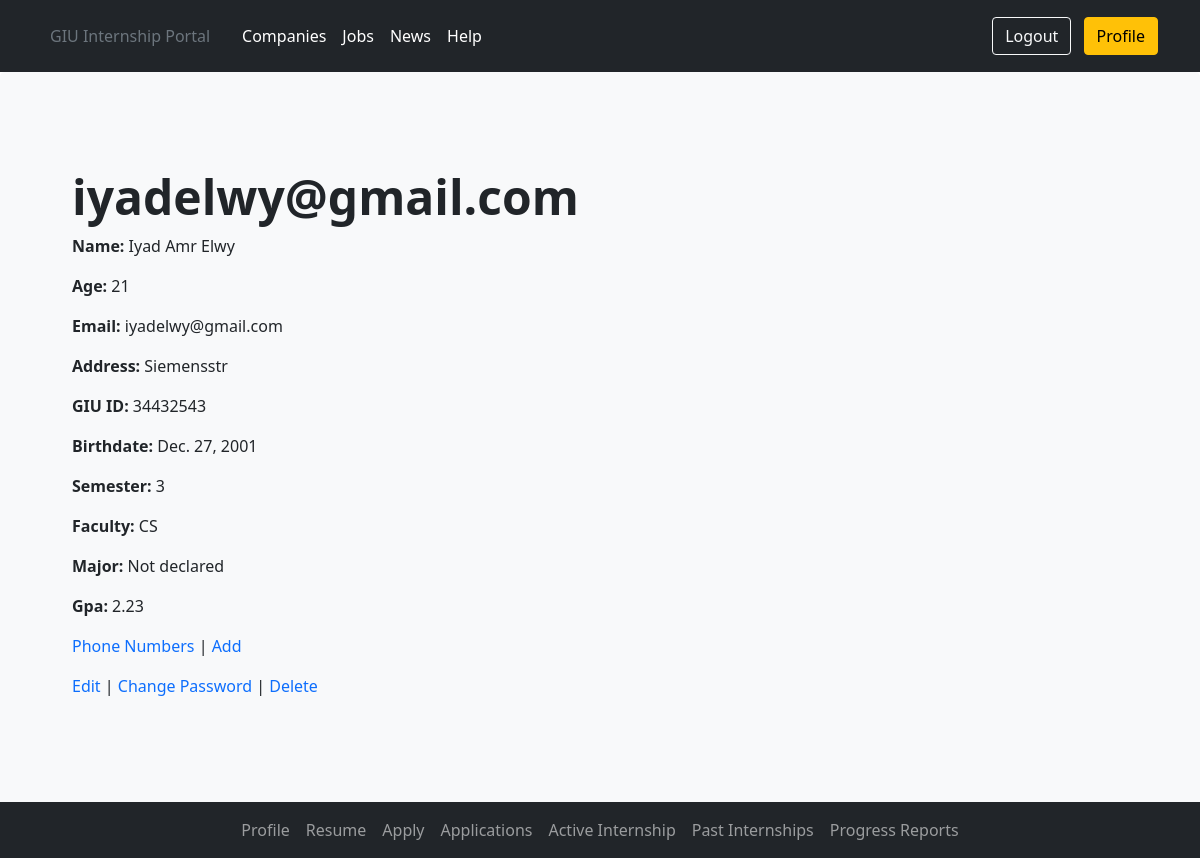
Screenshot of /users/student/42/ (signed in) with the database file from the repository.
### users/models.py (models this page shows, shortened)
class Student(models.Model):
    sem_choices = (
        (1, 1),
        (2, 2),
        (3, 3),
        (4, 4),
        (5, 5),
        (6, 6),
        (7, 7),
        (8, 8),
        (9, 9),
        (10, 10),
        (11, 11),
        (12, 12),
    )
    fac_choices = (
        ('Engineering', 'Engineering'),
        ('Computer Science', 'Computer Science'),
        ('Business', 'Business'),
        ('Design', 'Design'),
        ('Architecture', 'Architecture'),
        ('Biotechnology', 'Biotechnology'),
        ('Pharmaceutical', 'Pharmaceutical')
    )
    user = models.OneToOneField(User, on_delete=models.CASCADE, primary_key=True)
    middle_name = models.CharField(max_length=20)
    student_university_id = models.PositiveIntegerField()
    birthdate = models.DateField()
    semester = models.IntegerField(choices=sem_choices)
    faculty = models.CharField(max_length=20, choices=fac_choices)
    major = models.CharField(max_length=20)
    gpa = models.DecimalField(decimal_places=2, max_digits=3)
    student_address = models.CharField(max_length=10)
    has_cv = models.BooleanField(default=False, blank=True)
    cover_letter = models.TextField(max_length=1000, default='', blank=True)
    @property
    def age(self):
        return datetime.now().year - self.birthdate.year

class User(AbstractUser):
    is_student = models.BooleanField(default=False)
    is_employer = models.BooleanField(default=False)
    is_admin = models.BooleanField(default=False)
    is_faculty_representative = models.BooleanField(default=False)
    is_academic_advisor = models.BooleanField(default=False)
    is_career_office_coordinator = models.BooleanField(default=False)

### users/views.py (the view)
# urls.py: path('student/<int:pk>/', views.StudentProfileView.as_view(), name='student_profile'),
class StudentProfileView(LoginRequiredMixin, UserPassesTestMixin, DetailView):
    model = models.Student
    template_name = 'userprofiles/student_profile.html'
    context_object_name = 'student_profile_view'
    login_url = 'login'
    def test_func(self):
        return self.request.user.pk == self.get_object().pk

### templates/userprofiles/student_profile.html (shortened to what this page needs)
{% extends 'userprofiles/profile_base.html' %}
{% load static %}
{% block navitems %}
    <li class="nav-item">
        <a class="nav-link" href="{% url 'student_profile' student_profile_view.pk %}">Profile</a>
    </li>
    <li class="nav-item">
        <a class="nav-link" href="{% url 'resumehome' student_profile_view.user.pk %}">Resume</a>
    </li>
    <li class="nav-item">
        <a class="nav-link" href="{% url 'generic_job_view' %}">Apply</a>
    </li>
    <li class="nav-item">
        <a class="nav-link" href="{% url 'student_show_applications' student_profile_view.pk %}">Applications</a>
    </li>
    <li class="nav-item">
        <a class="nav-link" href="{% url 'student_show_active_internships' student_profile_view.pk %}">Active
            Internship</a>
    </li>
    <li class="nav-item">
        <a class="nav-link" href="{% url 'student_show_past_internships' student_profile_view.pk %}">Past
            Internships</a>
    </li>
    <li class="nav-item">
        <a class="nav-link" href="{% url 'student_views_progress_reports' student_profile_view.pk %}">Progress
            Reports</a>
    </li>
{% endblock navitems %}
{% block profile_body %}
    <div class="p-5 mb-4 bg-light rounded-3">
        <div class="row-justify-content-md-center">
            <div class="row">
                <div id="student_info_div" style="" class="col-7">
                    <div class="container-fluid py-5">
                        <h1 class="display-5 fw-bold">{{ student_profile_view.user.username }}</h1>
                        <p>
                            <strong>Name: </strong> {{ student_profile_view.user.first_name }} {{ student_profile_view.middle_name }} {{ student_profile_view.user.last_name }}
                        </p>
                        <p><strong>Age: </strong> {{ student_profile_view.age }}</p>
                        <p><strong>Email: </strong> {{ student_profile_view.user.email }}</p>
                        <p><strong>Address: </strong> {{ student_profile_view.student_address }}</p>
                        <p><strong>GIU ID: </strong> {{ student_profile_view.student_university_id }}</p>
                        <p><strong>Birthdate: </strong> {{ student_profile_view.birthdate }}</p>
                        <p><strong>Semester: </strong> {{ student_profile_view.semester }}</p>
                        <p><strong>Faculty: </strong> {{ student_profile_view.faculty }}</p>
                        <p><strong>Major: </strong> {{ student_profile_view.major }}</p>
                        <p><strong>Gpa: </strong> {{ student_profile_view.gpa }}</p>
                        <p><a class="no_underline" href="{% url 'student_phone_detail' student_profile_view.pk %}">Phone
                            Numbers</a> | <a class="no_underline"
                                             href="{% url 'add_student_phone' student_profile_view.pk %}">Add</a>
                        </p>
                        <p><a class="no_underline" href="{% url 'student_edit' student_profile_view.pk %}">Edit</a> |
                            <a class="no_underline" href="{% url 'password_change' %}">Change Password</a> |
                            <a class="no_underline" href="{% url 'user_delete' student_profile_view.pk %}">Delete</a>
                        </p>
                    </div>
                </div>
                <div id="profile_logo_card_student" class="col-5 d-none d-md-block">
                    <br>
                    <br>
                    <br>
                    <div class="container">
                        <div class="row">
                            <div class="card">
                                <div class="card-body">
                                    <h5 class="card-title">
                                        {{ student_profile_view.user.first_name }} {{ student_profile_view.user.last_name }}</h5>
                                    <br>
                                </div>
                            </div>
                        </div>
                        <br>
                    </div>
                </div>
            </div>
        </div>
    </div>
{% endblock profile_body %}

### static/css/base.css (style rules this page uses)
.no_underline { text-decoration: none !important }

### rows the page displays
Student: user.username "iyadelwy@gmail.com", user.first_name "Iyad", middle_name "Amr", user.last_name "Elwy", age "21", user.email "iyadelwy@gmail.com", student_address "Siemensstr", student_university_id "34432543", birthdate "Dec. 27, 2001", semester "3", faculty "CS", major "Not declared", gpa "2.23"
